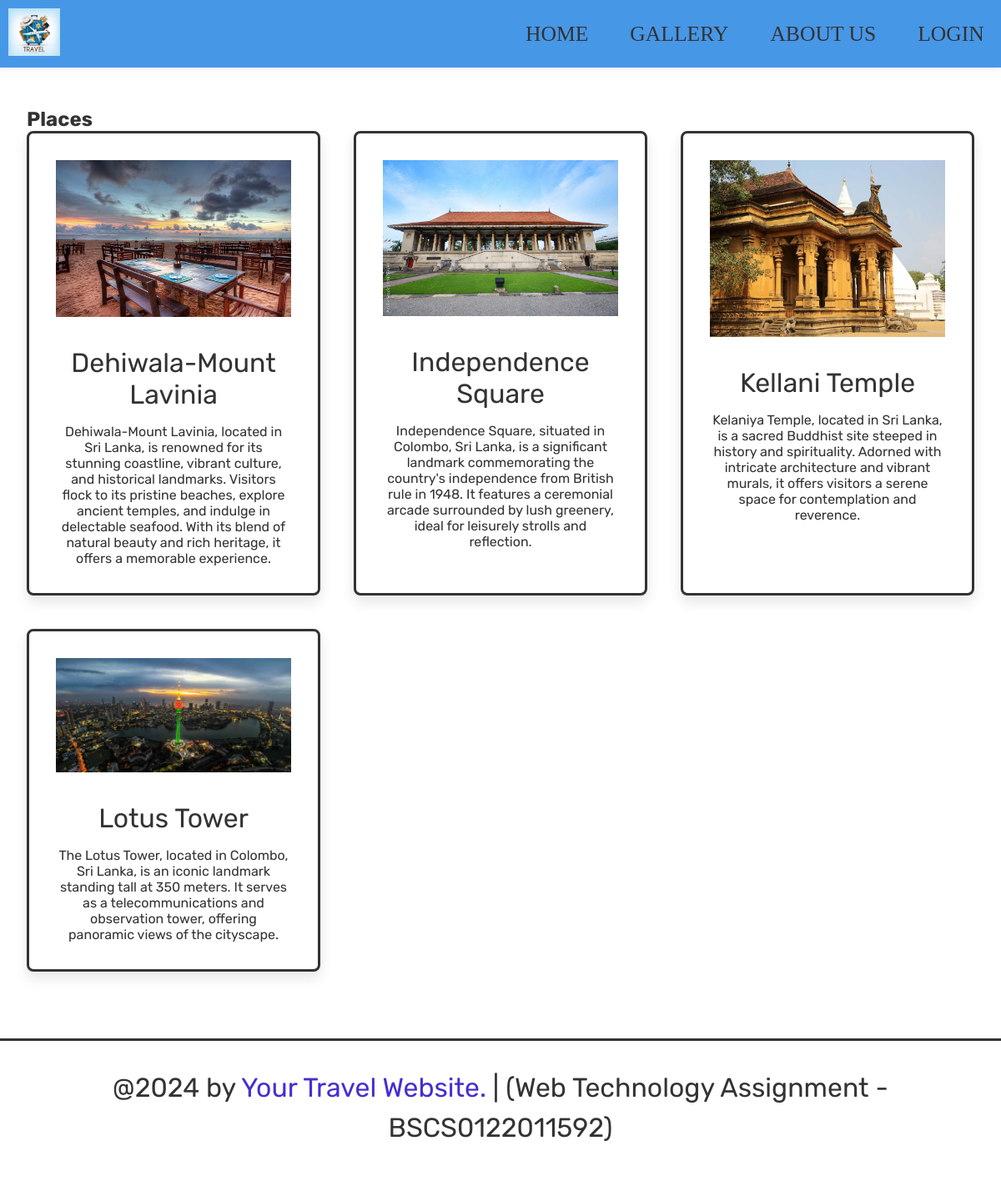
Screenshot of /destination.php?destination=Colombo with the database file from the repository.
### tables this page shows
CREATE TABLE `places` (
  `name` varchar(100) NOT NULL,
  `destination` varchar(20) NOT NULL,
  `details` varchar(500) NOT NULL,
  `image` varchar(100) NOT NULL
);

### destination.php (the view, shortened to what this page needs)
<?php
@include 'config.php';
?>
<!DOCTYPE html>
<html lang="en">
<head>
   <link rel="stylesheet" href="https://cdnjs.cloudflare.com/ajax/libs/font-awesome/6.1.1/css/all.min.css">
   <link rel="stylesheet" href="style.css">
</head>
<body>
   <?php include 'header.php'; ?>
   <section class="places">
      <h1 class="title">Places</h1>
      <div class="box-container">
         <?php
         if (isset($_GET['destination'])) {
            $destination = $_GET['destination'];
            $select_places = $conn->prepare("SELECT * FROM `places` WHERE destination LIKE ?");
            $select_places->execute(["%$destination%"]);
            if ($select_places->rowCount() > 0) {
               while ($fetch_places = $select_places->fetch(PDO::FETCH_ASSOC)) {
         ?>
                  <form action="" class="box" method="POST">
                     <img src="uploaded_img/<?= $fetch_places['image']; ?>" alt="">
                     <div class="name"><?= $fetch_places['name']; ?></div>
                     <div class="details"><?= $fetch_places['details']; ?></div>
                  </form>
         <?php
               }
            } else {
               echo '<p class="empty">No places available!</p>';
            }
         }
         ?>
      </div>
   </section>
   <?php include 'footer.php'; ?>
</body>
</html>

### header.php
<header>
        <div class="logo">
          <a href="#"><img src="images/logo.jpg" alt="logo" /></a>
        </div>
        <nav class="nav-menu">
          <ul>
            <li><a href="home.php">HOME</a></li>
            <li><a href="gallery.php">GALLERY</a></li>
            <li><a href="about_us.php">ABOUT US</a></li>
            <li><a href="login.php">LOGIN</a></li>
          </ul>
        </nav>
    </header>

### footer.php
<footer>
<footer class="footer">
        <p class="credit">@<?= date('Y'); ?> by <span>Your Travel Website.</span> | (Web Technology Assignment - BSCS0122011592) </p>
</footer>

### style.css (style rules this page uses)
:root { --purple:#462dd2; --orange:#f39c12; --red:#e74c3c; --black:#333; --light-color:#666; --white:#fff; --light-bg:#f6f6f6; --border:.2rem solid var(--black); --box-shadow:0 .5rem 1rem rgba(0,0,0,.1); }
* { font-family: 'Rubik', sans-serif; margin:0; padding:0; box-sizing: border-box; outline: none; border:none; text-decoration: none; color:var(--black); scroll-behavior: smooth; }
section { padding:3rem 2rem; max-width: 1200px; margin:0 auto; justify-content: center; }
header { display:flex; position: sticky; top: 0; padding: 10px; background-color: #4797e7; box-shadow: 0 0 10px rgba(0,0,0, 0.1); align-items: center; }
.logo img { max-width: 10%; }
.nav-menu ul { display: flex; padding-top: 0px; }
.nav-menu li { list-style: none; margin-right: 50px; }
.nav-menu li:last-child { margin-right: 0; }
.nav-menu a { text-decoration: none; font-family: "Dongle-bold"; font-size: 1.6rem; color: #333; transition: all ease 0.3s; }
.places .box-container { display: grid; grid-template-columns: repeat(3, 1fr); grid-gap: 40px; }
.places .box-container .box { padding:2rem; text-align: center; border:var(--border); background-color: var(--white); box-shadow: var(--box-shadow); border-radius: .5rem; position: relative; }
.places .box-container .box img { width: 100%; margin-bottom: 1rem; }
.places .box-container .box .name { font-size: 2rem; color:var(--black); padding:1rem 0; }
footer .credit { margin-top: 2rem; padding: 2rem 1.5rem; padding-bottom: 2.5rem; line-height: 1.5; border-top: var(--border); text-align: center; font-size: 2rem; color: var(--black); }
.footer .credit span { color:var(--purple); }

### rows the page displays
places: image (picture), name "Dehiwala-Mount Lavinia", details "Dehiwala-Mount Lavinia, located in Sri Lanka, is renowned for its stunning coastline, vibrant culture, and historical landmarks. Visitors flock to its pristine beaches, explore ancient temples, and indulge in delectable seafood. With its blend of natural beauty and rich heritage, it offers a memorable experience."
places: image (picture), name "Independence Square", details "Independence Square, situated in Colombo, Sri Lanka, is a significant landmark commemorating the country's independence from British rule in 1948. It features a ceremonial arcade surrounded by lush greenery, ideal for leisurely strolls and reflection."
places: image (picture), name "Kellani Temple", details "Kelaniya Temple, located in Sri Lanka, is a sacred Buddhist site steeped in history and spirituality. Adorned with intricate architecture and vibrant murals, it offers visitors a serene space for contemplation and reverence."
places: image (picture), name "Lotus Tower", details "The Lotus Tower, located in Colombo, Sri Lanka, is an iconic landmark standing tall at 350 meters. It serves as a telecommunications and observation tower, offering panoramic views of the cityscape."
